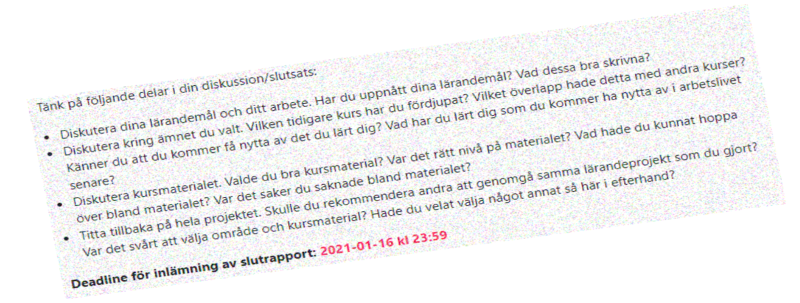
#> input picture image.png, 1600 x 605 px (shown at 1/2 size)
$ python preprocessing.py
#> lines starting #> are read from the running program, lines starting #| are printed output that depends on the picture; after the words box and inside, x2 and y2 are one past the last pixel; in counts of white or black regions, pixels touching at a corner belong together
#> further down, image is the input picture: shape (605, 1600, 3); mean B, G, R 240.2, 240, 240.2
### util.py
import cv2

def show_image(image):
    cv2.imshow('image',image)
    cv2.waitKey(0)

def write_image(image_name, image):
    cv2.imwrite(image_name, image)

### preprocessing.py
import cv2
import numpy as np
import matplotlib.pyplot as plt
from skimage import io
import util

def min_max(image):
    image_min = np.min(image)
    image_max = np.max(image)
    new_image = (image - image_min) / (image_max - image_min)
    return new_image


def grayscale_image(image):
    return cv2.cvtColor(image, cv2.COLOR_BGR2GRAY)


def resize_image(image):
    return cv2.resize(image, None, fx=0.5, fy=0.5, interpolation=cv2.INTER_NEAREST)


def noise_remove(image):
    # blur
    blur = cv2.GaussianBlur(image, (0, 0), sigmaX=33, sigmaY=33)
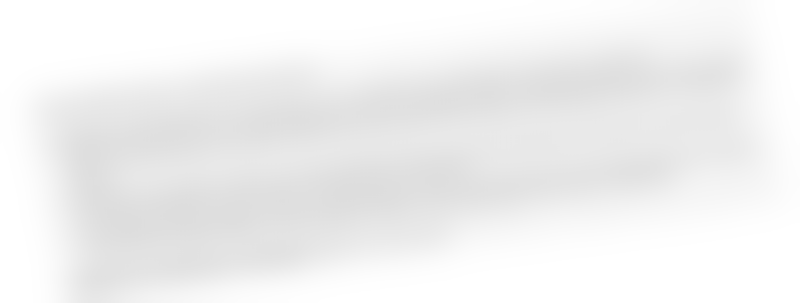
#> blur: shape (605, 1600) (shown at 1/2 size); min 221, max 255, mean 240.1

    # divide
    divide = cv2.divide(image, blur, scale=255)
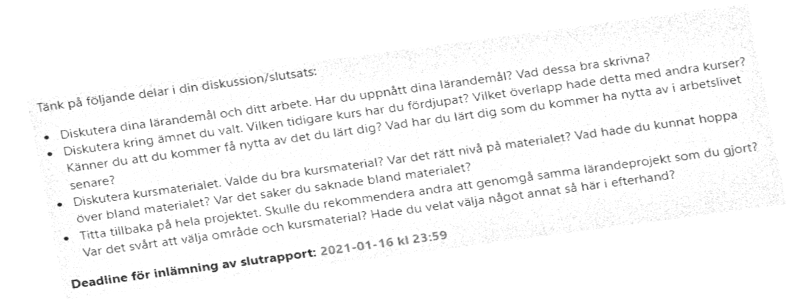
#> divide: shape (605, 1600) (shown at 1/2 size); min 15, max 255, mean 246.8

    # otsu threshold
    thresh = cv2.threshold(divide, 0, 255, cv2.THRESH_BINARY + cv2.THRESH_OTSU)[1]
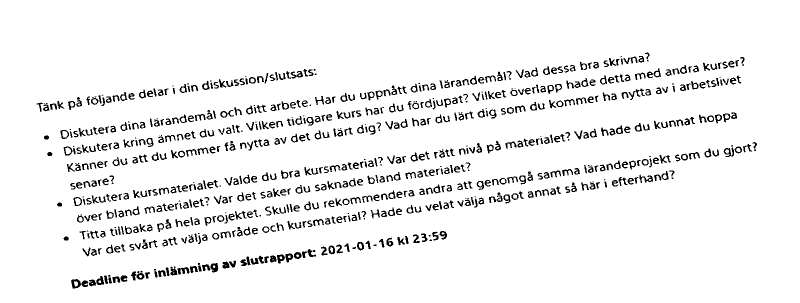
#> thresh: shape (605, 1600) (shown at 1/2 size); 94% white; 774 black regions (94 under 20 px), largest, box (x1, y1, x2, y2) and area: (262, 543, 289, 561) 249, (142, 558, 162, 577) 221, (421, 526, 437, 545) 203
    return thresh


def deskew_image(image):
    # detect box
    image = cv2.convertScaleAbs(image)
    thresh = cv2.threshold(image, 0, 255, cv2.THRESH_BINARY_INV | cv2.THRESH_OTSU)[1]
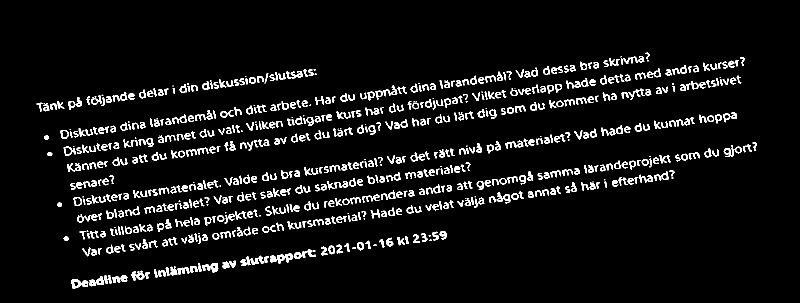
#> thresh: shape (605, 1600) (shown at 1/2 size); 6% white; 774 white regions (94 under 20 px), largest, box (x1, y1, x2, y2) and area: (262, 543, 289, 561) 249, (142, 558, 162, 577) 221, (421, 526, 437, 545) 203
    coords = np.column_stack(np.where(thresh > 0))
#> coords = 57754 pairs, first value 105 to 576, second value 73 to 1513
    angle = cv2.minAreaRect(coords)[-1]
#> angle = -82.75

    # find angle
    if angle < -45:
        angle = -(90 + angle)
#> angle = -7.25
    else:
        angle = -angle

    # deskew
    (h, w) = image.shape[:2]
#> h = 605; w = 1600
    center = (w // 2, h // 2)
#> center = (800, 302)
    M = cv2.getRotationMatrix2D(center, angle, 1.0)
#> M = [[0.992, -0.126, 44.51], [0.126, 0.992, -98.54]]
    image = cv2.warpAffine(
        image, M, (w, h), flags=cv2.INTER_CUBIC, borderMode=cv2.BORDER_REPLICATE
    )
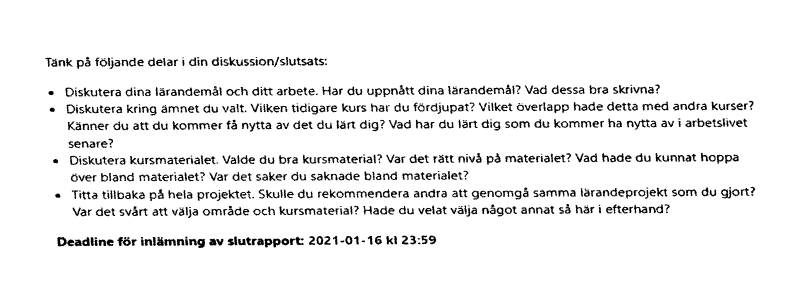
#> image: shape (605, 1600) (shown at 1/2 size); min 0, max 255, mean 239.7
    return image


def preprocess_image(
    image, grayscale: bool, noise_removal: bool, deskew: bool
):

    # Turn image to gray
    if grayscale:
        image = grayscale_image(image)

    # Remove noise gaussian
    if noise_removal:
        image = noise_remove(image)
        image = cv2.convertScaleAbs(image)

    # Rotate image
    if deskew:
        image = deskew_image(image)

    return image


if __name__ == "__main__":

    print('___ PREPROCESSING ____')

    # Input image
    print('Reading input image...')
    image = cv2.imread("image.png", cv2.IMREAD_COLOR)
    util.show_image(image)

    # Preprocess
    print('Preprocessing image...')
    image = preprocess_image(
        image=image, grayscale=True, noise_removal=True, deskew=True
    )

    # Showing & saving result image
    print('Saving image...')
    util.show_image(image)
    util.write_image('preprocessed.png', image)
